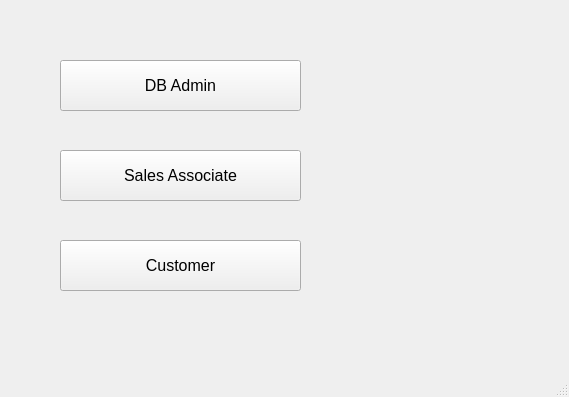
<?xml version="1.0" encoding="UTF-8"?>
<ui version="4.0">
 <class>main_window</class>
 <widget class="QMainWindow" name="main_window">
  <property name="geometry">
   <rect>
    <x>0</x>
    <y>0</y>
    <width>569</width>
    <height>397</height>
   </rect>
  </property>
  <property name="windowTitle">
   <string>Superstore Sales</string>
  </property>
  <property name="styleSheet">
   <string notr="true">background-image: url(:/images/images/background1.png);</string>
  </property>
  <widget class="QWidget" name="centralwidget">
   <widget class="QPushButton" name="db_admin_button">
    <property name="geometry">
     <rect>
      <x>60</x>
      <y>60</y>
      <width>241</width>
      <height>51</height>
     </rect>
    </property>
    <property name="font">
     <font>
      <pointsize>12</pointsize>
     </font>
    </property>
    <property name="text">
     <string>DB Admin</string>
    </property>
   </widget>
   <widget class="QPushButton" name="customer_button">
    <property name="geometry">
     <rect>
      <x>60</x>
      <y>240</y>
      <width>241</width>
      <height>51</height>
     </rect>
    </property>
    <property name="font">
     <font>
      <pointsize>12</pointsize>
     </font>
    </property>
    <property name="text">
     <string>Customer</string>
    </property>
   </widget>
   <widget class="QPushButton" name="sales_associate_button">
    <property name="geometry">
     <rect>
      <x>60</x>
      <y>150</y>
      <width>241</width>
      <height>51</height>
     </rect>
    </property>
    <property name="font">
     <font>
      <pointsize>12</pointsize>
     </font>
    </property>
    <property name="text">
     <string>Sales Associate</string>
    </property>
   </widget>
  </widget>
  <widget class="QStatusBar" name="statusbar"/>
 </widget>
 <resources>
  <include location="resources.qrc"/>
 </resources>
 <connections/>
</ui>
